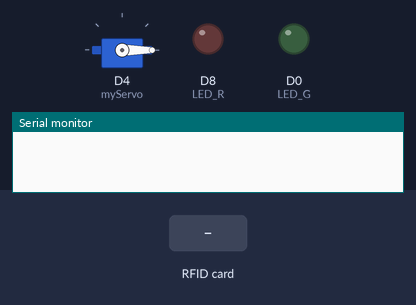
Bench run of a sketch on a simulated ESP8266 (NodeMCU). On the bench: servo, output pins drawn as LEDs (lit = HIGH), the last lines printed to the serial monitor. The inputs (shaded band) are chosen by the test bench. WiFi joins after 1.5 s; servers stay silent unless stated.

Above: at 3.0 s.
3.1 s: RFID card 5E 7A 19 C4 held to the reader
At 4.8 s:
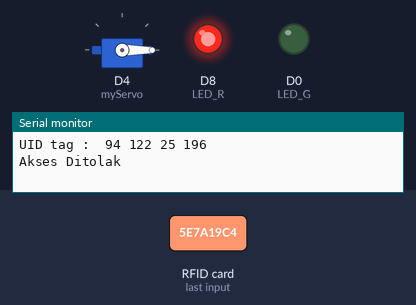
Timing chart, 0 to 6.9 s (numbered marks = the images above; inputs shaded):
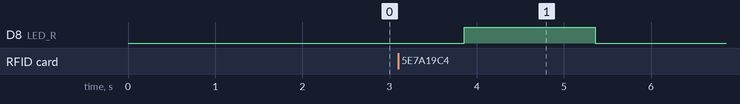

The sketch:

esp8266-coding-pintu.ino
```cpp
#include <Servo.h>
#include <SPI.h>
#include <MFRC522.h>
#define BLYNK_PRINT Serial
#include <ESP8266WiFi.h>
 #include <BlynkSimpleEsp8266.h>

#define SS_PIN 4 //PIN SDA ke D2
#define RST_PIN 5 //PIN RST ke D1
MFRC522 rfid(SS_PIN, RST_PIN); //mendefinisikan rfid / menngabungkan pin menjadi 1
Servo myServo;
int LED_G = D0; //led hijau
int LED_R = D8; //led merah
char auth[] = "SXbAzkCOIX8ygVucAOfz0atR5_WxQ4_c"; //menghubungkan esp ke aplikasi blynk yang didapatakan ketika kita membuat project pada blynk

char ssid[] = "ARGA'S Hotspot";
char pass[] = "@silandak37";
SimpleTimer timer;
WidgetTerminal terminal(V2);
WidgetLED LED(V5); //widget led hijau pada blynk
WidgetLED LED1(V6); //widget led merah pada blynk


void setup(){
    Serial.begin(9600);
    Blynk.begin(auth, ssid, pass);
    pinMode(LED_G, OUTPUT);
    pinMode(LED_R, OUTPUT);
    myServo.attach(2);
    myServo.write(0);
    SPI.begin();
    rfid.PCD_Init();
      timer.setInterval(1000L, iot_rfid);
  }

void loop(){
  timer.run();
  Blynk.run();

 }

 void iot_rfid(){
  if( ! rfid.PICC_IsNewCardPresent()){
    return;
    }
    if( ! rfid.PICC_ReadCardSerial()){
      return;
      }

      Blynk.virtualWrite(V2, "Scan Disini !!");
  Serial.print("UID tag : ");
  String content = "";
  byte letter;
  for (byte i = 0; i < rfid.uid.size;i++){
    Serial.print(rfid.uid.uidByte[i] < 0x10 ? " 0" : " ");
    Serial.print(rfid.uid.uidByte[i], DEC);
    Blynk.virtualWrite(V2,rfid.uid.uidByte[i]);
    content.concat(String(rfid.uid.uidByte[i] < 0x10 ? " 0" : " "));
    content.concat(String(rfid.uid.uidByte[i], DEC));
  }
    Serial.println();
    content.toUpperCase();

    if(content.substring(1)  == "")
    {
      Serial.print("Akses Diterima ");
      Serial.println();
      LED.on();
      digitalWrite(LED_G, HIGH);
      Blynk.virtualWrite(V2, " Akses Diterima ");
      delay(500);
      Blynk.virtualWrite(V2, " Selamat datang Kelompok-2");
      delay(1250);
      myServo.write(190);
      delay(5000);
      myServo.write(20);
      LED.off();
      digitalWrite(LED_G, LOW);
      Serial.println();
      }
      else
      {
        Serial.print("Akses Ditolak ");
        Serial.println();
        Serial.println();
        Blynk.virtualWrite(V2, " Akses Ditolak ");
        LED1.on();
        digitalWrite(LED_R, HIGH);
        delay(1500);
        LED1.off();
        digitalWrite(LED_R, LOW);
        Serial.println();
        }

      Blynk.virtualWrite(V2, "Scan Disini !!");
    }
```

Measured:
- after the input at 3.1 s, D8 (LED_R): LOW → HIGH after 0.76 s, → LOW 1.5 s later
